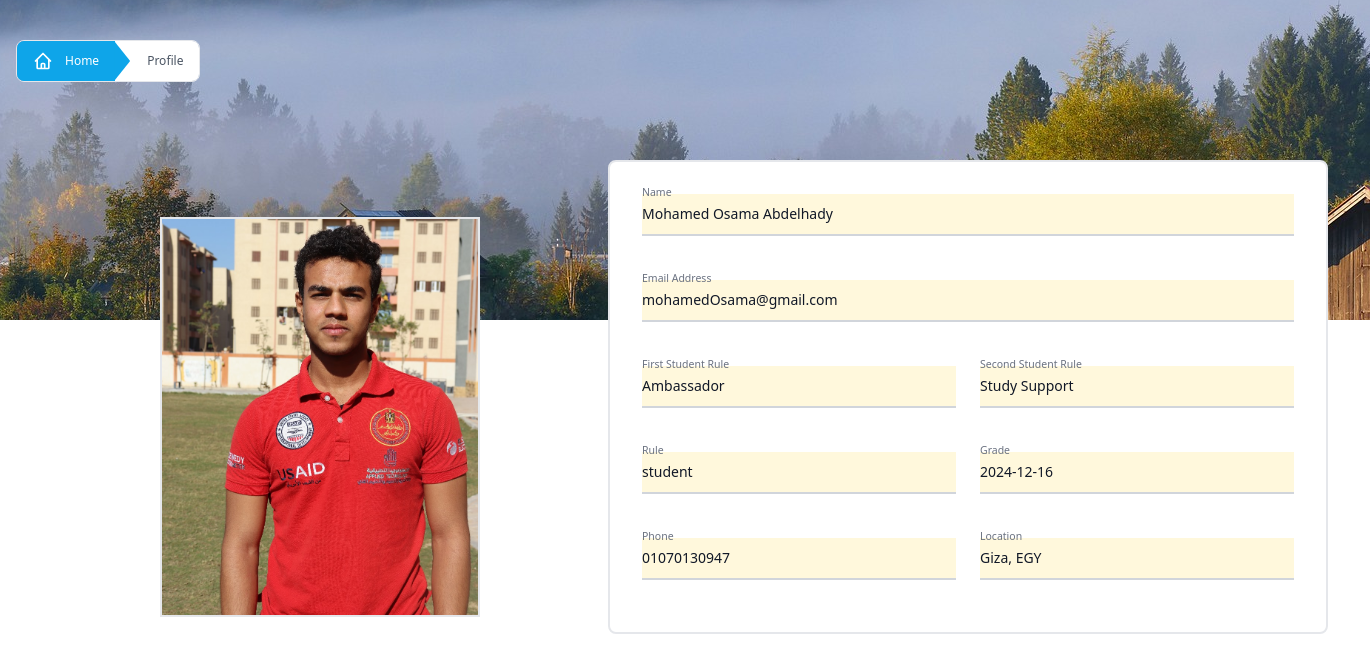
Page /setting/user_profile/2 on the earlier database version.
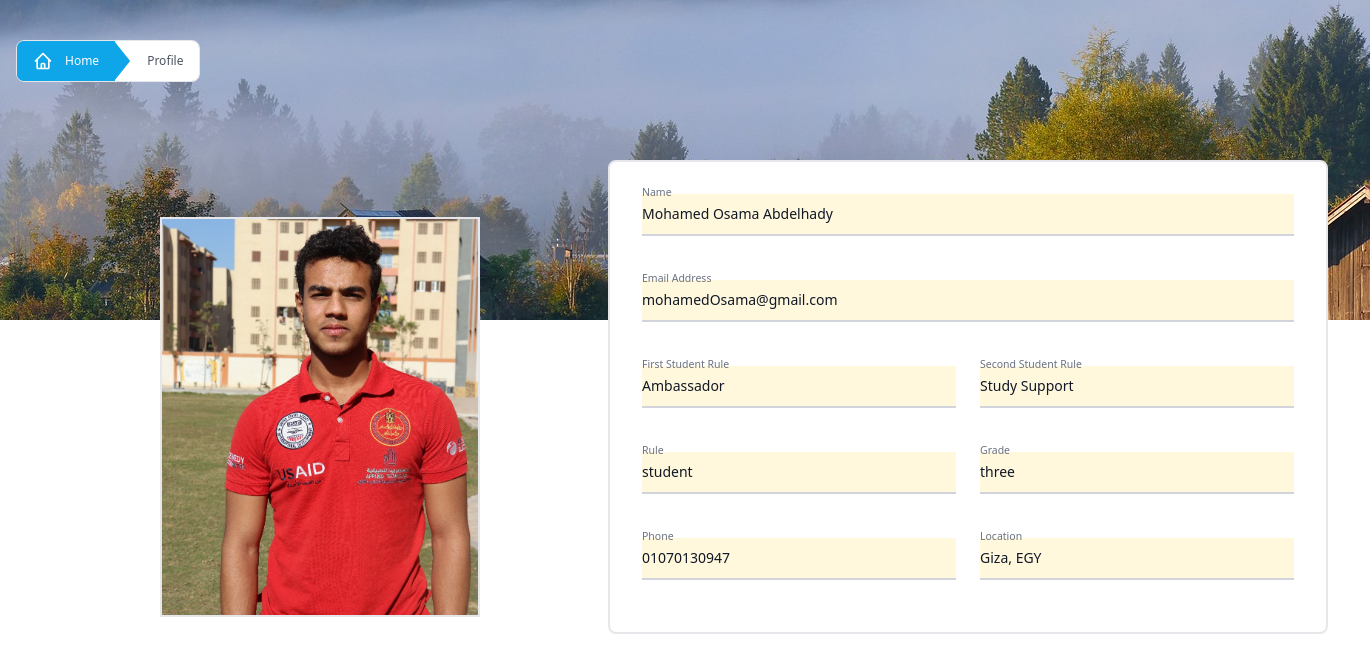
Same page on the later database version.
### taskApp/models.py (models this page shows, shortened)
class UserProfile(User):
    name = models.CharField(max_length=100)
    phone = models.CharField(max_length=15)
    location = models.CharField(max_length=100)
    nationalId = models.CharField(max_length=20)
    userPermission = models.CharField(max_length=50)
    grade = models.CharField(max_length=50,null=True)
    firstStudentRule = models.CharField(max_length=50 , null=True)
    secondStudentRule = models.CharField(max_length=50 , null=True)
    adminRule = models.CharField(max_length=50 , null=True)
    profileImage = models.ImageField(upload_to='profileImages', default='profileImages/defaultUserProfile.png')

### taskApp/views.py (the view, shortened to what this page needs)
# urls.py: path('setting/user_profile/<int:id>',userProfile,name='userProfile')
def userProfile(request,id):
    user = UserProfile.objects.get(id=id)
    return render(request,'UserProfile.html' , {'userData':user , "updated":""})

### templates/UserProfile.html (shortened to what this page needs)
<!DOCTYPE html>
{% load static %}
<html lang="en">
    <head>
        <link rel="stylesheet" href="{% static 'Styles/userProfileStyle.css' %}">
        <link rel="stylesheet" href="https://cdnjs.cloudflare.com/ajax/libs/font-awesome/6.7.1/css/all.min.css" />
        <link href="https://cdn.jsdelivr.net/npm/flowbite@2.5.2/dist/flowbite.min.css" rel="stylesheet" />
        <script src="https://cdn.tailwindcss.com"></script>
</head>
<body class="w-full overflow-x-hidden">
    <div class="w-full h-[20rem] pt-10" style="background: url({% static 'Images/bannar.jpg' %}) no-repeat center">
        <nav aria-label="Breadcrumb" class="flex  hidden   sm:ml-4 sm:block">
                      <ol class="flex w-max h-max overflow-hidden rounded-lg border border-gray-200 text-gray-600">
                        <li class="flex items-center">
                          <a
                            href="{% url 'student_home' %}"
                            class="flex h-10 items-center gap-1.5 bg-[#0EA5E9] px-4 transition hover:text-gray-900"
                          >
                            <span class="ms-1.5 text-xs text-white font-medium"> Home </span>
                          </a>
                        </li>
                        <li class="relative flex items-center">
                          <span
                            class="absolute inset-y-0 -start-px h-10 w-4 bg-[#0EA5E9] [clip-path:_polygon(0_0,_0%_100%,_100%_50%)] rtl:rotate-180"
                          >
                          </span>
                          <a
                            href=""
                            class="flex h-10 items-center bg-white pe-4 ps-8 text-xs font-medium transition hover:text-gray-900"
                          >
                            Profile
                          </a>
                        </li>
                      </ol>
                    </nav>
    </div>
        <form class=" mx-auto w-full  flex -mt-[10rem] ml-[10rem] gap-[8rem] items-center" enctype="multipart/form-data" method="post">
                <div>
                    <label {% if user.id == userData.id %} id="imgLabel"  for="imgInput" {% endif %} class="relative w-[20rem] h-[25rem] overflow-hidden mt-10 bg-white border-2 flex items-center justify-center">
                     <img id="userImage" alt="user image" src="{{ userData.profileImage.url }}" class="w-full h-full object-cover">
                    </label>
                </div>
                <div class="bg-white rounded-lg p-8 border-2 w-[45rem] py-[2rem] flex flex-col gap-6 items-center">
                  <div class="relative z-0 w-full mb-5 group">
                      <input type="text" readonly name="name" id="name" class="bg-slate-400 block py-2.5 px-0 w-full text-sm text-gray-900 bg-transparent border-0 border-b-2 border-gray-300 appearance-none dark:text-white dark:border-gray-600 dark:focus:border-blue-500 focus:outline-none focus:ring-0 focus:border-blue-600 peer" disabled value="{{ userData.name }}" placeholder=" " required />
                      <label for="name" class="peer-focus:font-medium absolute text-sm text-gray-500 dark:text-gray-400 duration-300 transform -translate-y-6 scale-75 top-3 -z-10 origin-[0] peer-focus:start-0 rtl:peer-focus:translate-x-1/4 rtl:peer-focus:left-auto peer-focus:text-blue-600 peer-focus:dark:text-blue-500 peer-placeholder-shown:scale-100 peer-placeholder-shown:translate-y-0 peer-focus:scale-75 peer-focus:-translate-y-6">Name</label>
                  </div>
                    <div class="relative z-0 w-full mb-5 group">
                      <input type="email" name="email" id="floating_email" class="block py-2.5 px-0 w-full text-sm text-gray-900 bg-transparent border-0 border-b-2 border-gray-300 appearance-none dark:text-white dark:border-gray-600 dark:focus:border-blue-500 focus:outline-none focus:ring-0 focus:border-blue-600 peer" value="{{ userData.email }}"  placeholder=" " {% if userData.id != user.id %} disabled {% endif %} required />
                      <label for="email" class="peer-focus:font-medium absolute text-sm text-gray-500 dark:text-gray-400 duration-300 transform -translate-y-6 scale-75 top-3 -z-10 origin-[0] peer-focus:start-0 rtl:peer-focus:translate-x-1/4 rtl:peer-focus:left-auto peer-focus:text-blue-600 peer-focus:dark:text-blue-500 peer-placeholder-shown:scale-100 peer-placeholder-shown:translate-y-0 peer-focus:scale-75 peer-focus:-translate-y-6">Email Address</label>
                  </div>
                {% if userData.userPermission == 'student' %}
                	<div class="grid md:grid-cols-2 md:gap-6 w-full">
                    <div class="relative z-0 w-full mb-5 group">
                        <input type="text" name="firstRule" id="firstRule" class="block py-2.5 px-0 w-full text-sm text-gray-900 bg-transparent border-0 border-b-2 border-gray-300 appearance-none dark:text-white dark:border-gray-600 dark:focus:border-blue-500 focus:outline-none focus:ring-0 focus:border-blue-600 peer"
                                {% if userData.firstStudentRule == 'AM' %}
                                    value="Ambassador"
                               {% elif userData.firstStudentRule == 'PS' %}
                                    value="Study Support"
                               {% elif userData.firstStudentRule == 'IN' %}
                                    value="Intermediate"
                               {% else %}
                                    value="Professional Support"
                                {% endif %}
                               placeholder=" " disabled readonly required />
                        <label for="firstRule" class="peer-focus:font-medium absolute text-sm text-gray-500 dark:text-gray-400 duration-300 transform -translate-y-6 scale-75 top-3 -z-10 origin-[0] peer-focus:start-0 rtl:peer-focus:translate-x-1/4 peer-focus:text-blue-600 peer-focus:dark:text-blue-500 peer-placeholder-shown:scale-100 peer-placeholder-shown:translate-y-0 peer-focus:scale-75 peer-focus:-translate-y-6">First Student Rule</label>
                    </div>
                    <div class="relative z-0 w-full mb-5 group ">
                        <input type="text" name="secondRule" id="secondRule" class="block py-2.5 px-0 w-full text-sm text-gray-900 bg-transparent border-0 border-b-2 border-gray-300 appearance-none dark:text-white dark:border-gray-600 dark:focus:border-blue-500 focus:outline-none focus:ring-0 focus:border-blue-600 peer"
                                {% if userData.secondStudentRule == 'AM' %}
                                    value="Ambassador"
                               {% elif userData.secondStudentRule == 'PS' %}
                                    value="Study Support"
                               {% elif userData.secondStudentRule == 'IN' %}
                                    value="Intermediate"
                               {% else %}
                                    value="Professional Support"
                                {% endif %} placeholder=" " disabled readonly required />
                        <label for="secondRule" class="peer-focus:font-medium absolute text-sm text-gray-500 dark:text-gray-400 duration-300 transform -translate-y-6 scale-75 top-3 -z-10 origin-[0] peer-focus:start-0 rtl:peer-focus:translate-x-1/4 peer-focus:text-blue-600 peer-focus:dark:text-blue-500 peer-placeholder-shown:scale-100 peer-placeholder-shown:translate-y-0 peer-focus:scale-75 peer-focus:-translate-y-6">Second Student Rule</label>
                    </div>
                  </div>
                {% endif %}
                  <div class="grid md:grid-cols-2 md:gap-6 w-full">
                    <div class="relative z-0 w-full mb-5 group">
                        <input type="text" name="rule" id="rule" class="block py-2.5 px-0 w-full text-sm text-gray-900 bg-transparent border-0 border-b-2 border-gray-300 appearance-none dark:text-white dark:border-gray-600 dark:focus:border-blue-500 focus:outline-none focus:ring-0 focus:border-blue-600 peer" value="{{ userData.userPermission }}" disabled readonly placeholder=" "  required />
                        <label for="rule" class="peer-focus:font-medium absolute text-sm text-gray-500 dark:text-gray-400 duration-300 transform -translate-y-6 scale-75 top-3 -z-10 origin-[0] peer-focus:start-0 rtl:peer-focus:translate-x-1/4 peer-focus:text-blue-600 peer-focus:dark:text-blue-500 peer-placeholder-shown:scale-100 peer-placeholder-shown:translate-y-0 peer-focus:scale-75 peer-focus:-translate-y-6">Rule</label>
                    </div>
                      {% if userData.userPermission == 'student' %}
                      	<div class="relative z-0 w-full mb-5 group">
                        <input type="text" name="grade" id="grade" class="block py-2.5 px-0 w-full text-sm text-gray-900 bg-transparent border-0 border-b-2 border-gray-300 appearance-none dark:text-white dark:border-gray-600 dark:focus:border-blue-500 focus:outline-none focus:ring-0 focus:border-blue-600 peer" placeholder=" " value="{{ userData.grade }}" {% if userData.id != user.id %} disabled {% endif %}   required />
                        <label for="grade" class="peer-focus:font-medium absolute text-sm text-gray-500 dark:text-gray-400 duration-300 transform -translate-y-6 scale-75 top-3 -z-10 origin-[0] peer-focus:start-0 rtl:peer-focus:translate-x-1/4 peer-focus:text-blue-600 peer-focus:dark:text-blue-500 peer-placeholder-shown:scale-100 peer-placeholder-shown:translate-y-0 peer-focus:scale-75 peer-focus:-translate-y-6">Grade</label>
                    </div>
                      {% endif %}
                  </div>
                <div class="grid md:grid-cols-2 md:gap-6 w-full">
                    <div class="relative z-0 w-full mb-5 group">
                        <input type="tel" name="phone" id="phone" class="block py-2.5 px-0 w-full text-sm text-gray-900 bg-transparent border-0 border-b-2 border-gray-300 appearance-none dark:text-white dark:border-gray-600 dark:focus:border-blue-500 focus:outline-none focus:ring-0 focus:border-blue-600 peer" value="{{ userData.phone }}"  placeholder=" " {% if userData.id != user.id %} disabled {% endif %} required />
                        <label for="phone" class="peer-focus:font-medium absolute text-sm text-gray-500 dark:text-gray-400 duration-300 transform -translate-y-6 scale-75 top-3 -z-10 origin-[0] peer-focus:start-0 rtl:peer-focus:translate-x-1/4 peer-focus:text-blue-600 peer-focus:dark:text-blue-500 peer-placeholder-shown:scale-100 peer-placeholder-shown:translate-y-0 peer-focus:scale-75 peer-focus:-translate-y-6">Phone</label>
                    </div>
                    <div class="relative z-0 w-full mb-5 group">
                        <input type="text" name="location" id="location" class="block py-2.5 px-0 w-full text-sm text-gray-900 bg-transparent border-0 border-b-2 border-gray-300 appearance-none dark:text-white dark:border-gray-600 dark:focus:border-blue-500 focus:outline-none focus:ring-0 focus:border-blue-600 peer" placeholder=" " value="{{ userData.location }}" disabled readonly required />
                        <label for="location" class="peer-focus:font-medium absolute text-sm text-gray-500 dark:text-gray-400 duration-300 transform -translate-y-6 scale-75 top-3 -z-10 origin-[0] peer-focus:start-0 rtl:peer-focus:translate-x-1/4 peer-focus:text-blue-600 peer-focus:dark:text-blue-500 peer-placeholder-shown:scale-100 peer-placeholder-shown:translate-y-0 peer-focus:scale-75 peer-focus:-translate-y-6">Location</label>
                    </div>
                  </div>
                </div>
        </form>
</body>
</html>

### static/Styles/userProfileStyle.css (style rules this page uses)
input:disabled { background-color: cornsilk; cursor: not-allowed; }
label { z-index: 2 !important; }

Differences in the rows shown:
changed UserProfile "Mohamed Osama Abdelhady": grade "2024-12-16" → "three"
